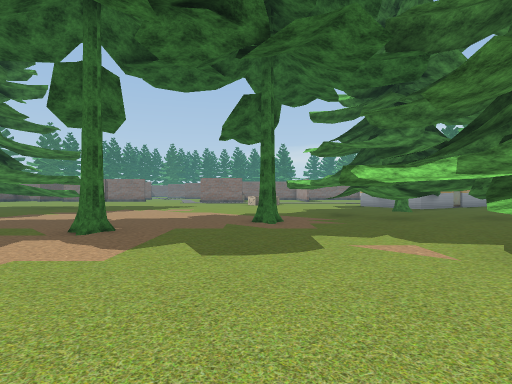
view 1 (above)

24 first-person views from a walk through a scene from a Unity 3-D project. The camera is 1.5 m above the floor, looks level and sees 80° across. The floor is counted in squares, 2 m on a side. Each view is taken from the middle of a square. On the plan, view 1 faces up. The plan holds only what a view shows up to about 10 squares ahead; the rest is blank. The place goes on beyond the plan. The player is left out. Some animated figures are left out. Some surface patterns are stand-ins.

view 2
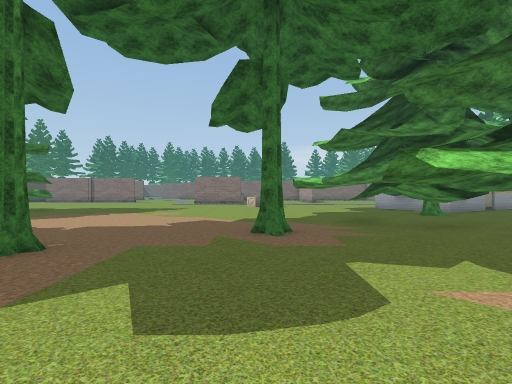

view 3
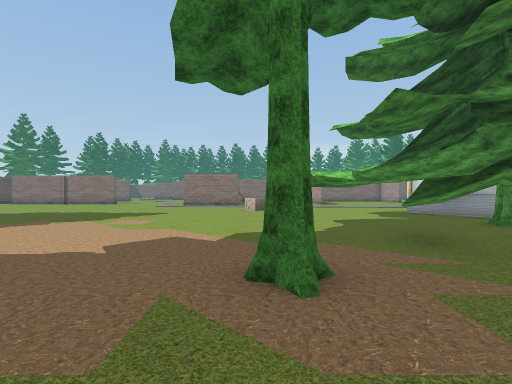

view 4
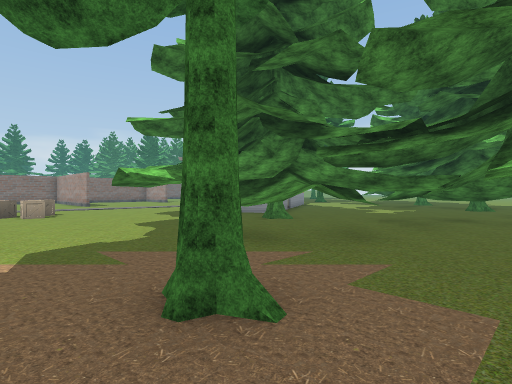

view 5
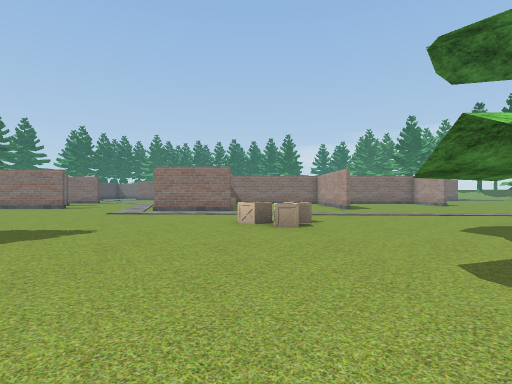

view 6
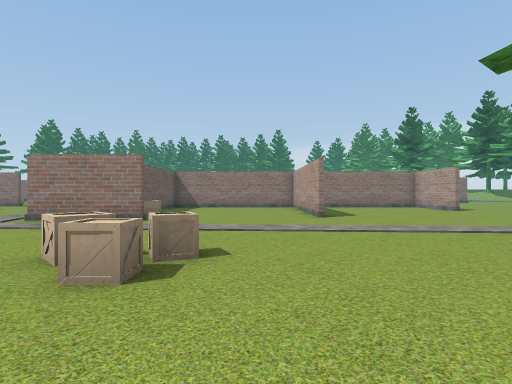

view 7
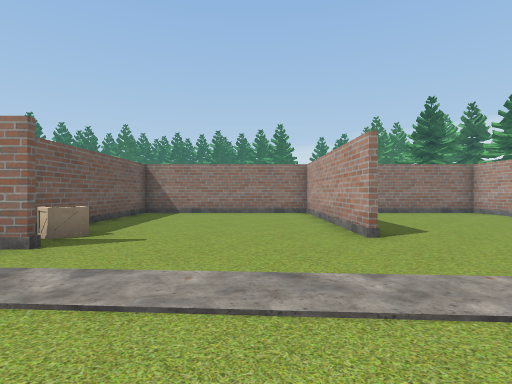

view 8
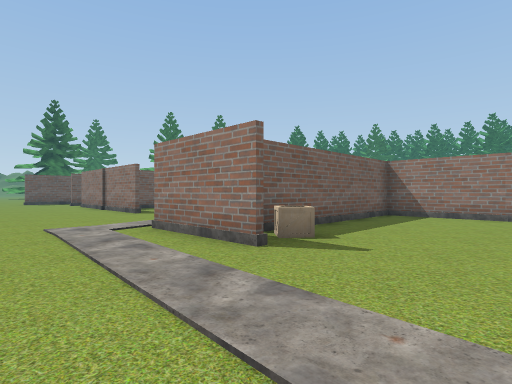

view 9
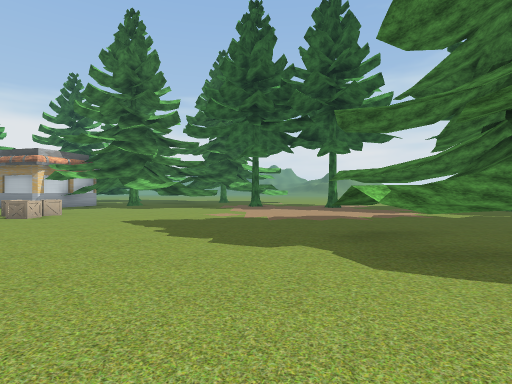

view 10
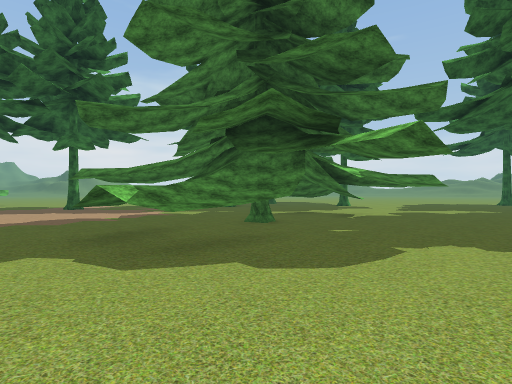

view 11
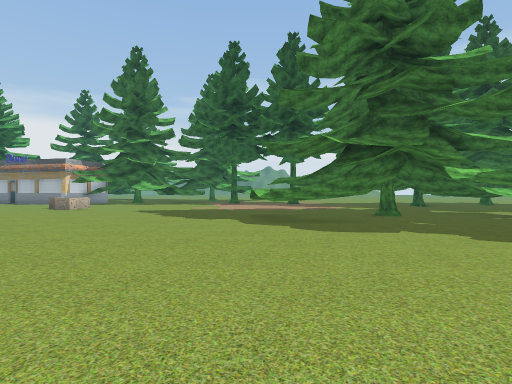

view 12
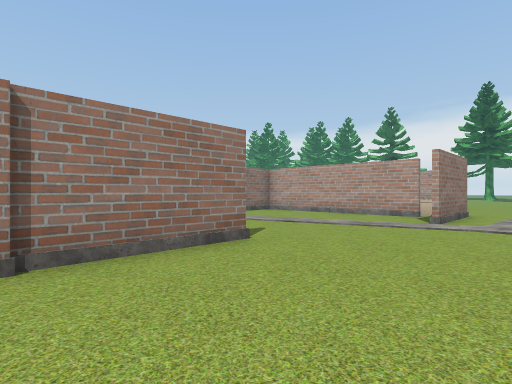

view 13
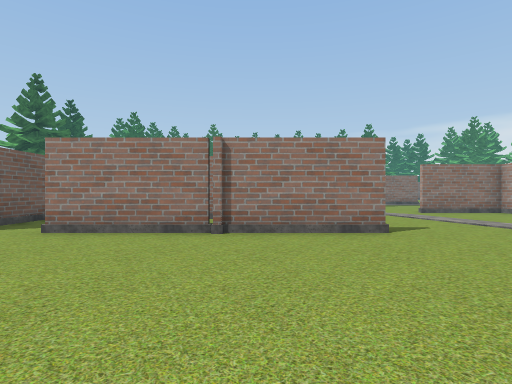

view 14
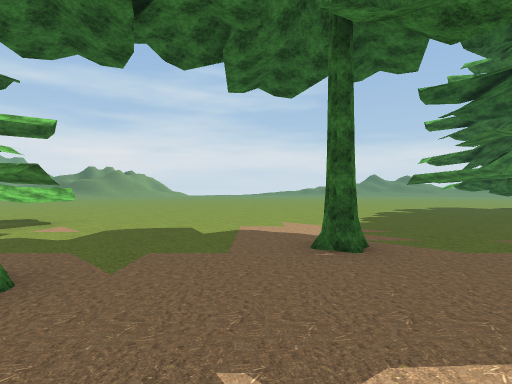

view 15
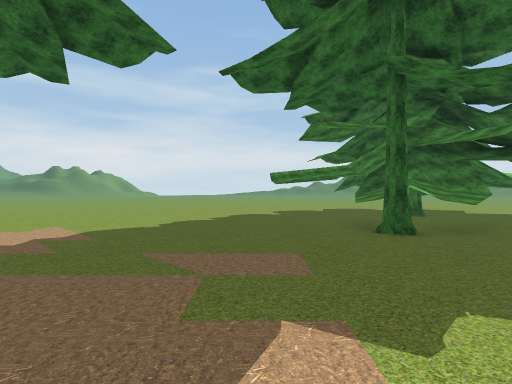

view 16
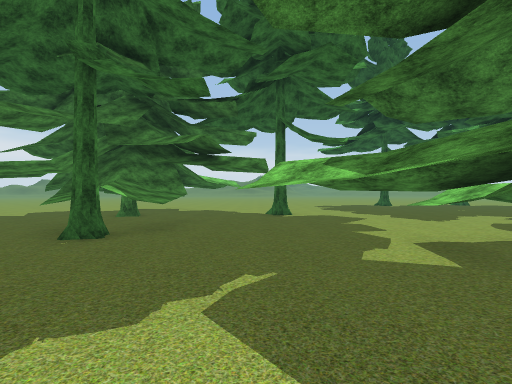

view 17
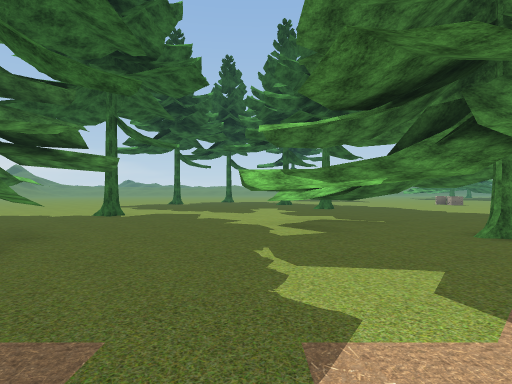

view 18
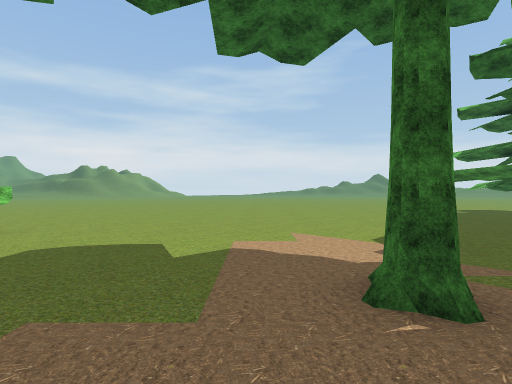

view 19
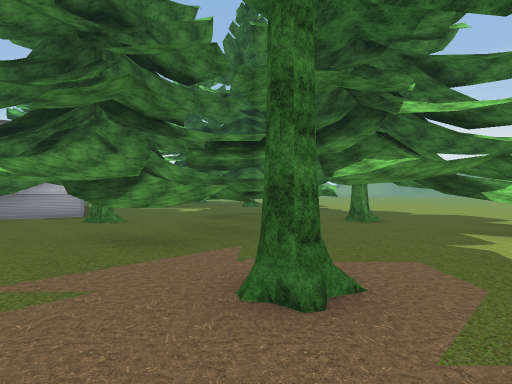

view 20
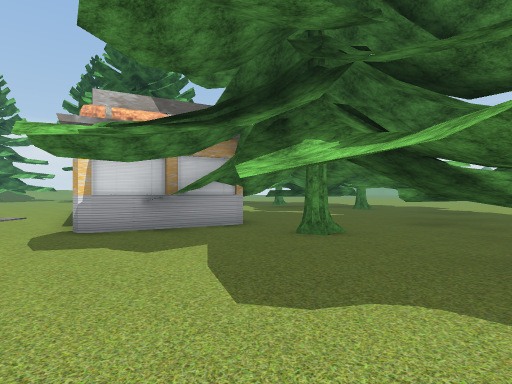

view 21
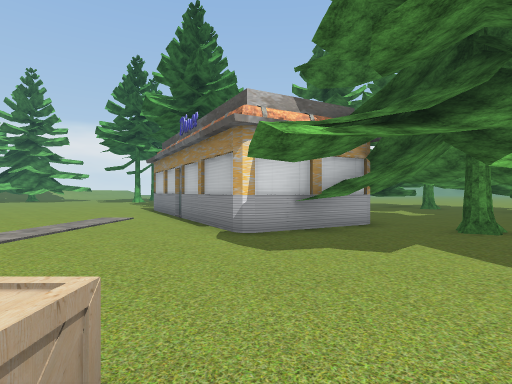

view 22
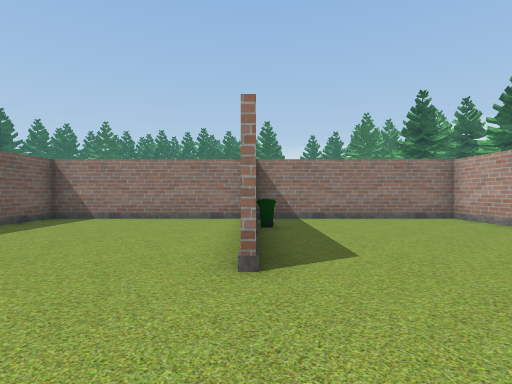

view 23
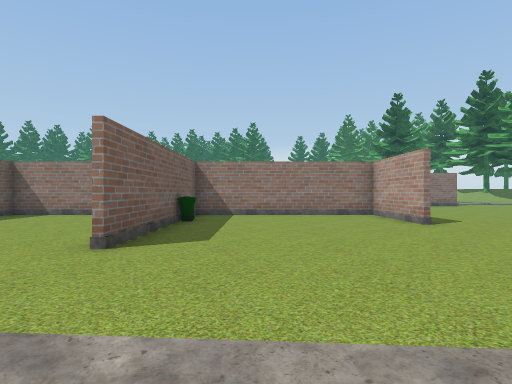

view 24
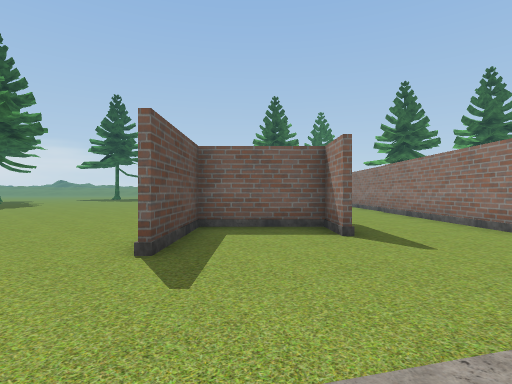

### Floor plan
Key: @ floor where view 1 was taken; # wall or solid block; x gap in a wall; . floor; ^ raised ledge; O other object.
Columns run from 15 left of view 1 to 10 right of it. Each row starts with its distance up from view 1.
 30 #####
 29 .......      ## ##########
 28  ....... ....#.....#.....#
 27    ##........#.....O.....#
 26    #.........#.....#.....#
 25    #.........#.....#......
 24 x######......#.....#......
 23 .............#O...........
 22 ...........####...........
 21 ..........................
 20 ..........................
 19 .........................O
 18 ...............OO.......##
 17 ...............OO.....##
 16 .....................O
 15 .....^^..............##
 14 ....^#^..............##
 13 ......^................#..
 12 .....................#....
 11 ....#.............#.......
 10 .##...............^.......
  9 .^##.............^#^#.#^..
  8 .#^#. .........O..#^### ^.
  7 ..... .................#.
  6 ............O............
  5 .....................#...
  4 ..................##....
  3 ....^O............^#  ..
  2 ...^#^^...........^    .
  1 .....#...............  .
  0 ...............@........
 -1 ...#..................
 -2      ..  .............

Where each view was taken, in squares from view 1:
view 1: 0 up, 0 right, facing up
view 2: 2 up, 0 right, facing up
view 3: 5 up, 0 right, facing up
view 4: 6 up, 1 left, facing up-right
view 5: 10 up, 0 right, facing up
view 6: 14 up, 2 right, facing up
view 7: 18 up, 2 right, facing up
view 8: 19 up, 2 right, facing up-left
view 9: 19 up, 11 left, facing down-right
view 10: 19 up, 11 left, facing down
view 11: 21 up, 15 left, facing down-right
view 12: 20 up, 12 left, facing up-right
view 13: 18 up, 11 left, facing up
view 14: 10 up, 2 left, facing down
view 15: 9 up, 7 left, facing down
view 16: 9 up, 8 left, facing down-left
view 17: 7 up, 6 left, facing left
view 18: 8 up, 2 left, facing down
view 19: 8 up, 2 left, facing right
view 20: 13 up, 0 right, facing right
view 21: 16 up, 0 right, facing right
view 22: 20 up, 4 right, facing up
view 23: 19 up, 6 right, facing up
view 24: 25 up, 5 left, facing left
